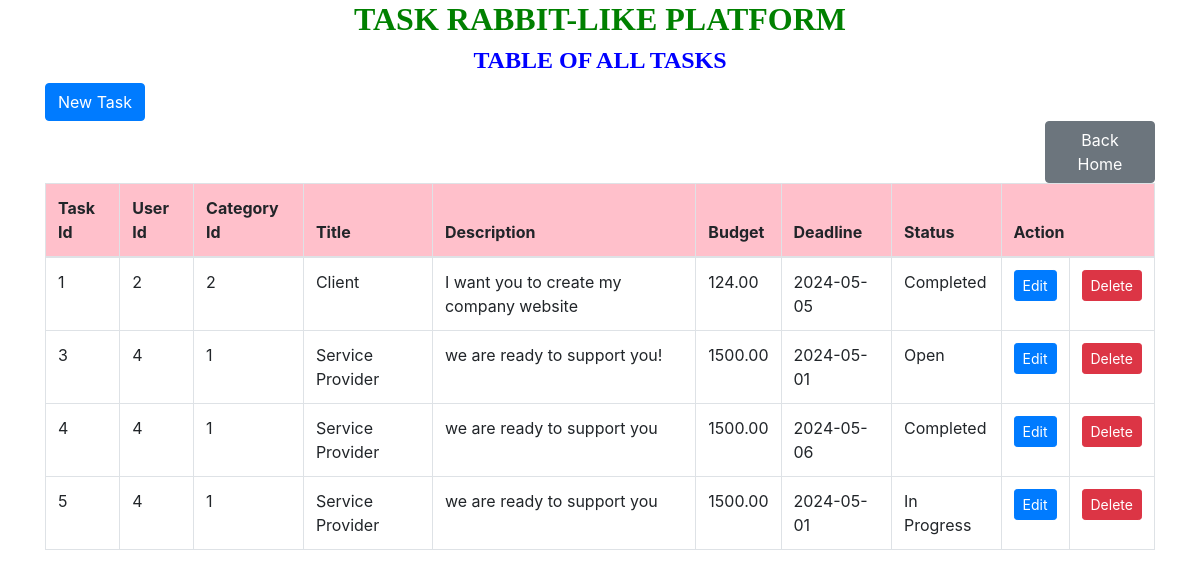
The page /tasks_table.php on the database its author committed.
### tables this page shows
CREATE TABLE `tasks` (
  `task_id` int(11) NOT NULL,
  `user_id` int(11) DEFAULT NULL,
  `category_id` int(11) DEFAULT NULL,
  `title` varchar(255) NOT NULL,
  `description` text DEFAULT NULL,
  `budget` decimal(10,2) NOT NULL,
  `deadline` date DEFAULT NULL,
  `status` enum('Open','In Progress','Completed') NOT NULL
);

### tasks_table.php (the view, shortened to what this page needs)
<!DOCTYPE html>
<html>
<head>
    <link href="https://stackpath.bootstrapcdn.com/bootstrap/4.5.2/css/bootstrap.min.css" rel="stylesheet">
</head>
<body>
    <div class="container">
        <h2 style="text-align: center; font-family: century; font-weight: bold; color: green;">TASK RABBIT-LIKE PLATFORM</h2>
        <h4 style="text-align: center; font-family: century; font-weight: bold; color:blue;">TABLE OF ALL TASKS </h4>
        <a href="tasks.php" class="btn btn-primary" style="margin-top: 0px;">New Task</a>
        <a href="home.php" class="btn btn-secondary" style="margin-left: 1000px;">Back Home</a>
        <table class="table table-bordered" style="margin-left:0px;">
            <thead bgcolor="pink">
                <tr>
                    <th>Task Id</th>
                    <th>User Id</th>
                    <th>Category Id</th>
                    <th>Title</th>
                    <th>Description</th>
                    <th>Budget</th>
                    <th>Deadline</th>
                    <th>Status</th>
                    <th colspan="2">Action</th>
                </tr>
            </thead>
            <tbody>
                <?php
                include "dbconnection.php";
                $sql = "SELECT * FROM tasks";
                $result = $connection->query($sql);
                while ($row = $result->fetch_assoc()) {
                    echo "
                    <tr>
                        <td>{$row['task_id']}</td>
                        <td>{$row['user_id']}</td>
                        <td>{$row['category_id']}</td>
                        <td>{$row['title']}</td>
                        <td>{$row['description']}</td>
                        <td>{$row['budget']}</td>
                        <td>{$row['deadline']}</td>
                        <td>{$row['status']}</td>
                        <td>
                            <a href='/taskrabbit-like platform/tasks_edit.php?task_id={$row['task_id']}' class='btn btn-primary btn-sm'>Edit</a></td>
                            <td>
                            <a href='/taskrabbit-like platform/tasks_delete.php?task_id={$row['task_id']}' class='btn btn-danger btn-sm'>Delete</a>
                        </td>
                    </tr>
                    ";
                }
                ?>
            </tbody>
        </table>
    </div>
</body>
</html>

### rows shown on the page
tasks: task_id "1", user "2", category "2", title "Client", description "I want you to create my company website", budget "124.00", deadline "2024-05-05", status "Completed"
tasks: task_id "3", user "4", category "1", title "Service Provider", description "we are ready to support you!", budget "1500.00", deadline "2024-05-01", status "Open"
tasks: task_id "4", user "4", category "1", title "Service Provider", description "we are ready to support you", budget "1500.00", deadline "2024-05-06", status "Completed"
tasks: task_id "5", user "4", category "1", title "Service Provider", description "we are ready to support you", budget "1500.00", deadline "2024-05-01", status "In Progress"
